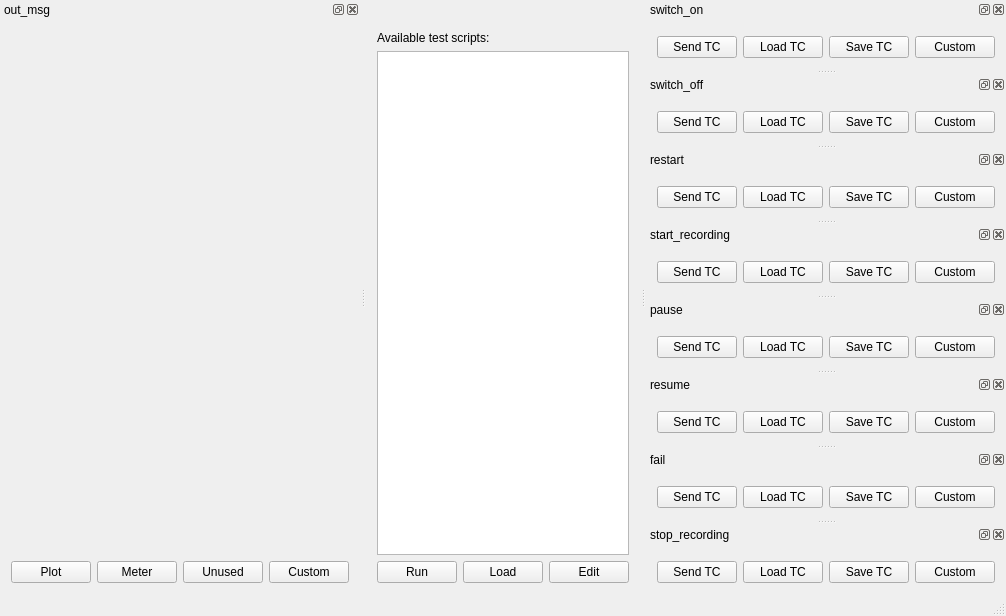
<?xml version="1.0" encoding="UTF-8"?>
<ui version="4.0">
 <class>MainWindow</class>
 <widget class="TasteMainWindow" name="MainWindow">
  <property name="geometry">
   <rect>
    <x>0</x>
    <y>0</y>
    <width>710</width>
    <height>575</height>
   </rect>
  </property>
  <property name="windowTitle">
   <string>gui</string>
  </property>
  <property name="tabShape">
   <enum>QTabWidget::Rounded</enum>
  </property>
  <property name="dockOptions">
   <set>QMainWindow::AllowNestedDocks|QMainWindow::AllowTabbedDocks|QMainWindow::AnimatedDocks</set>
  </property>
  <widget class="QWidget" name="centralWidget">
  <layout class="QVBoxLayout" name="verticalLayout">
     <item>
      <widget class="QLabel" name="tasteLogo" native="true">
       <property name="pixmap">
        <pixmap>tasteLogo_white.png</pixmap>
       </property>
      </widget>
     </item>
     <item>
      <widget class="QLabel" name="instructions" native="true">
       <property name="text">
        <string>Available test scripts:</string>
       </property>
      </widget>
     </item>
     <item>
      <widget class="QListWidget" name="msc" native="true"/>
     </item>
     <item>
      <layout class="QHBoxLayout" name="horizontalLayout">
       <item>
        <widget class="QPushButton" name="runMSC">
         <property name="text">
          <string>Run</string>
         </property>
        </widget>
       </item>
       <item>
        <widget class="QPushButton" name="loadMSC">
         <property name="text">
          <string>Load</string>
         </property>
        </widget>
       </item>
       <item>
        <widget class="QPushButton" name="editMSC">
         <property name="text">
          <string>Edit</string>
         </property>
        </widget>
       </item>
      </layout>
     </item>
    </layout>
   </widget>
   <widget class="QStatusBar" name="statusBar"/>
  <widget class="QDockWidget" name="tm_0">
   <property name="allowedAreas">
    <set>Qt::RightDockWidgetArea</set>
   </property>
   <property name="windowTitle">
    <string>out_msg</string>
   </property>
   <attribute name="dockWidgetArea">
    <number>1</number>
   </attribute>
   <widget class="QWidget" name="dockWidgetContents">
    <layout class="QVBoxLayout" name="verticalLayout">
     <item>
      <widget class="asn1Viewer" name="out_msg" native="true"/>
     </item>
     <item>
      <layout class="QHBoxLayout" name="horizontalLayout">
       <item>
        <widget class="QPushButton" name="plotButton">
         <property name="text">
          <string>Plot</string>
         </property>
        </widget>
       </item>
       <item>
        <widget class="QPushButton" name="meterButton">
         <property name="text">
          <string>Meter</string>
         </property>
        </widget>
       </item>
       <item>
        <widget class="QPushButton" name="unusedButton">
         <property name="text">
          <string>Unused</string>
         </property>
        </widget>
       </item>
       <item>
        <widget class="QPushButton" name="customCombo">
         <property name="text">
          <string>Custom</string>
         </property>
        </widget>
       </item>
      </layout>
     </item>
    </layout>
   </widget>
  </widget>
  <widget class="QDockWidget" name="tc_1">
   <property name="allowedAreas">
    <set>Qt::RightDockWidgetArea</set>
   </property>
   <property name="windowTitle">
    <string>switch_on</string>
   </property>
   <attribute name="dockWidgetArea">
    <number>2</number>
   </attribute>
   <widget class="QWidget" name="dockWidgetContents">
    <layout class="QVBoxLayout" name="verticalLayout">
     <item>
      <widget class="asn1Editor" name="switch_on" native="true"/>
     </item>
     <item>
      <layout class="QHBoxLayout" name="horizontalLayout">
       <item>
        <widget class="QPushButton" name="sendButton">
         <property name="text">
          <string>Send TC</string>
         </property>
        </widget>
       </item>
       <item>
        <widget class="QPushButton" name="loadButton">
         <property name="text">
          <string>Load TC</string>
         </property>
        </widget>
       </item>
       <item>
        <widget class="QPushButton" name="saveButton">
         <property name="text">
          <string>Save TC</string>
         </property>
        </widget>
       </item>
       <item>
        <widget class="QPushButton" name="customCombo">
         <property name="text">
          <string>Custom</string>
         </property>
        </widget>
       </item>
      </layout>
     </item>
    </layout>
   </widget>
  </widget>
  <widget class="QDockWidget" name="tc_2">
   <property name="allowedAreas">
    <set>Qt::RightDockWidgetArea</set>
   </property>
   <property name="windowTitle">
    <string>switch_off</string>
   </property>
   <attribute name="dockWidgetArea">
    <number>2</number>
   </attribute>
   <widget class="QWidget" name="dockWidgetContents">
    <layout class="QVBoxLayout" name="verticalLayout">
     <item>
      <widget class="asn1Editor" name="switch_off" native="true"/>
     </item>
     <item>
      <layout class="QHBoxLayout" name="horizontalLayout">
       <item>
        <widget class="QPushButton" name="sendButton">
         <property name="text">
          <string>Send TC</string>
         </property>
        </widget>
       </item>
       <item>
        <widget class="QPushButton" name="loadButton">
         <property name="text">
          <string>Load TC</string>
         </property>
        </widget>
       </item>
       <item>
        <widget class="QPushButton" name="saveButton">
         <property name="text">
          <string>Save TC</string>
         </property>
        </widget>
       </item>
       <item>
        <widget class="QPushButton" name="customCombo">
         <property name="text">
          <string>Custom</string>
         </property>
        </widget>
       </item>
      </layout>
     </item>
    </layout>
   </widget>
  </widget>
  <widget class="QDockWidget" name="tc_3">
   <property name="allowedAreas">
    <set>Qt::RightDockWidgetArea</set>
   </property>
   <property name="windowTitle">
    <string>restart</string>
   </property>
   <attribute name="dockWidgetArea">
    <number>2</number>
   </attribute>
   <widget class="QWidget" name="dockWidgetContents">
    <layout class="QVBoxLayout" name="verticalLayout">
     <item>
      <widget class="asn1Editor" name="restart" native="true"/>
     </item>
     <item>
      <layout class="QHBoxLayout" name="horizontalLayout">
       <item>
        <widget class="QPushButton" name="sendButton">
         <property name="text">
          <string>Send TC</string>
         </property>
        </widget>
       </item>
       <item>
        <widget class="QPushButton" name="loadButton">
         <property name="text">
          <string>Load TC</string>
         </property>
        </widget>
       </item>
       <item>
        <widget class="QPushButton" name="saveButton">
         <property name="text">
          <string>Save TC</string>
         </property>
        </widget>
       </item>
       <item>
        <widget class="QPushButton" name="customCombo">
         <property name="text">
          <string>Custom</string>
         </property>
        </widget>
       </item>
      </layout>
     </item>
    </layout>
   </widget>
  </widget>
  <widget class="QDockWidget" name="tc_4">
   <property name="allowedAreas">
    <set>Qt::RightDockWidgetArea</set>
   </property>
   <property name="windowTitle">
    <string>start_recording</string>
   </property>
   <attribute name="dockWidgetArea">
    <number>2</number>
   </attribute>
   <widget class="QWidget" name="dockWidgetContents">
    <layout class="QVBoxLayout" name="verticalLayout">
     <item>
      <widget class="asn1Editor" name="start_recording" native="true"/>
     </item>
     <item>
      <layout class="QHBoxLayout" name="horizontalLayout">
       <item>
        <widget class="QPushButton" name="sendButton">
         <property name="text">
          <string>Send TC</string>
         </property>
        </widget>
       </item>
       <item>
        <widget class="QPushButton" name="loadButton">
         <property name="text">
          <string>Load TC</string>
         </property>
        </widget>
       </item>
       <item>
        <widget class="QPushButton" name="saveButton">
         <property name="text">
          <string>Save TC</string>
         </property>
        </widget>
       </item>
       <item>
        <widget class="QPushButton" name="customCombo">
         <property name="text">
          <string>Custom</string>
         </property>
        </widget>
       </item>
      </layout>
     </item>
    </layout>
   </widget>
  </widget>
  <widget class="QDockWidget" name="tc_5">
   <property name="allowedAreas">
    <set>Qt::RightDockWidgetArea</set>
   </property>
   <property name="windowTitle">
    <string>pause</string>
   </property>
   <attribute name="dockWidgetArea">
    <number>2</number>
   </attribute>
   <widget class="QWidget" name="dockWidgetContents">
    <layout class="QVBoxLayout" name="verticalLayout">
     <item>
      <widget class="asn1Editor" name="pause" native="true"/>
     </item>
     <item>
      <layout class="QHBoxLayout" name="horizontalLayout">
       <item>
        <widget class="QPushButton" name="sendButton">
         <property name="text">
          <string>Send TC</string>
         </property>
        </widget>
       </item>
       <item>
        <widget class="QPushButton" name="loadButton">
         <property name="text">
          <string>Load TC</string>
         </property>
        </widget>
       </item>
       <item>
        <widget class="QPushButton" name="saveButton">
         <property name="text">
          <string>Save TC</string>
         </property>
        </widget>
       </item>
       <item>
        <widget class="QPushButton" name="customCombo">
         <property name="text">
          <string>Custom</string>
         </property>
        </widget>
       </item>
      </layout>
     </item>
    </layout>
   </widget>
  </widget>
  <widget class="QDockWidget" name="tc_6">
   <property name="allowedAreas">
    <set>Qt::RightDockWidgetArea</set>
   </property>
   <property name="windowTitle">
    <string>resume</string>
   </property>
   <attribute name="dockWidgetArea">
    <number>2</number>
   </attribute>
   <widget class="QWidget" name="dockWidgetContents">
    <layout class="QVBoxLayout" name="verticalLayout">
     <item>
      <widget class="asn1Editor" name="resume" native="true"/>
     </item>
     <item>
      <layout class="QHBoxLayout" name="horizontalLayout">
       <item>
        <widget class="QPushButton" name="sendButton">
         <property name="text">
          <string>Send TC</string>
         </property>
        </widget>
       </item>
       <item>
        <widget class="QPushButton" name="loadButton">
         <property name="text">
          <string>Load TC</string>
         </property>
        </widget>
       </item>
       <item>
        <widget class="QPushButton" name="saveButton">
         <property name="text">
          <string>Save TC</string>
         </property>
        </widget>
       </item>
       <item>
        <widget class="QPushButton" name="customCombo">
         <property name="text">
          <string>Custom</string>
         </property>
        </widget>
       </item>
      </layout>
     </item>
    </layout>
   </widget>
  </widget>
  <widget class="QDockWidget" name="tc_7">
   <property name="allowedAreas">
    <set>Qt::RightDockWidgetArea</set>
   </property>
   <property name="windowTitle">
    <string>fail</string>
   </property>
   <attribute name="dockWidgetArea">
    <number>2</number>
   </attribute>
   <widget class="QWidget" name="dockWidgetContents">
    <layout class="QVBoxLayout" name="verticalLayout">
     <item>
      <widget class="asn1Editor" name="fail" native="true"/>
     </item>
     <item>
      <layout class="QHBoxLayout" name="horizontalLayout">
       <item>
        <widget class="QPushButton" name="sendButton">
         <property name="text">
          <string>Send TC</string>
         </property>
        </widget>
       </item>
       <item>
        <widget class="QPushButton" name="loadButton">
         <property name="text">
          <string>Load TC</string>
         </property>
        </widget>
       </item>
       <item>
        <widget class="QPushButton" name="saveButton">
         <property name="text">
          <string>Save TC</string>
         </property>
        </widget>
       </item>
       <item>
        <widget class="QPushButton" name="customCombo">
         <property name="text">
          <string>Custom</string>
         </property>
        </widget>
       </item>
      </layout>
     </item>
    </layout>
   </widget>
  </widget>
  <widget class="QDockWidget" name="tc_8">
   <property name="allowedAreas">
    <set>Qt::RightDockWidgetArea</set>
   </property>
   <property name="windowTitle">
    <string>stop_recording</string>
   </property>
   <attribute name="dockWidgetArea">
    <number>2</number>
   </attribute>
   <widget class="QWidget" name="dockWidgetContents">
    <layout class="QVBoxLayout" name="verticalLayout">
     <item>
      <widget class="asn1Editor" name="stop_recording" native="true"/>
     </item>
     <item>
      <layout class="QHBoxLayout" name="horizontalLayout">
       <item>
        <widget class="QPushButton" name="sendButton">
         <property name="text">
          <string>Send TC</string>
         </property>
        </widget>
       </item>
       <item>
        <widget class="QPushButton" name="loadButton">
         <property name="text">
          <string>Load TC</string>
         </property>
        </widget>
       </item>
       <item>
        <widget class="QPushButton" name="saveButton">
         <property name="text">
          <string>Save TC</string>
         </property>
        </widget>
       </item>
       <item>
        <widget class="QPushButton" name="customCombo">
         <property name="text">
          <string>Custom</string>
         </property>
        </widget>
       </item>
      </layout>
     </item>
    </layout>
   </widget>
  </widget>
 </widget>
 <layoutdefault spacing="6" margin="11"/>
 <customwidgets>
     <customwidget>
          <class>asn1Editor</class>
          <extends>QWidget</extends>
          <header>asn1_value_editor</header>
     </customwidget>
     <customwidget>
          <class>asn1Viewer</class>
          <extends>QWidget</extends>
          <header>asn1_value_editor</header>
     </customwidget>
     <customwidget>
          <class>TasteMainWindow</class>
          <extends>QMainWindow</extends>
          <header>TasteMainWindow</header>
     </customwidget>
 </customwidgets>
 <resources/>
 <connections/>
</ui>
